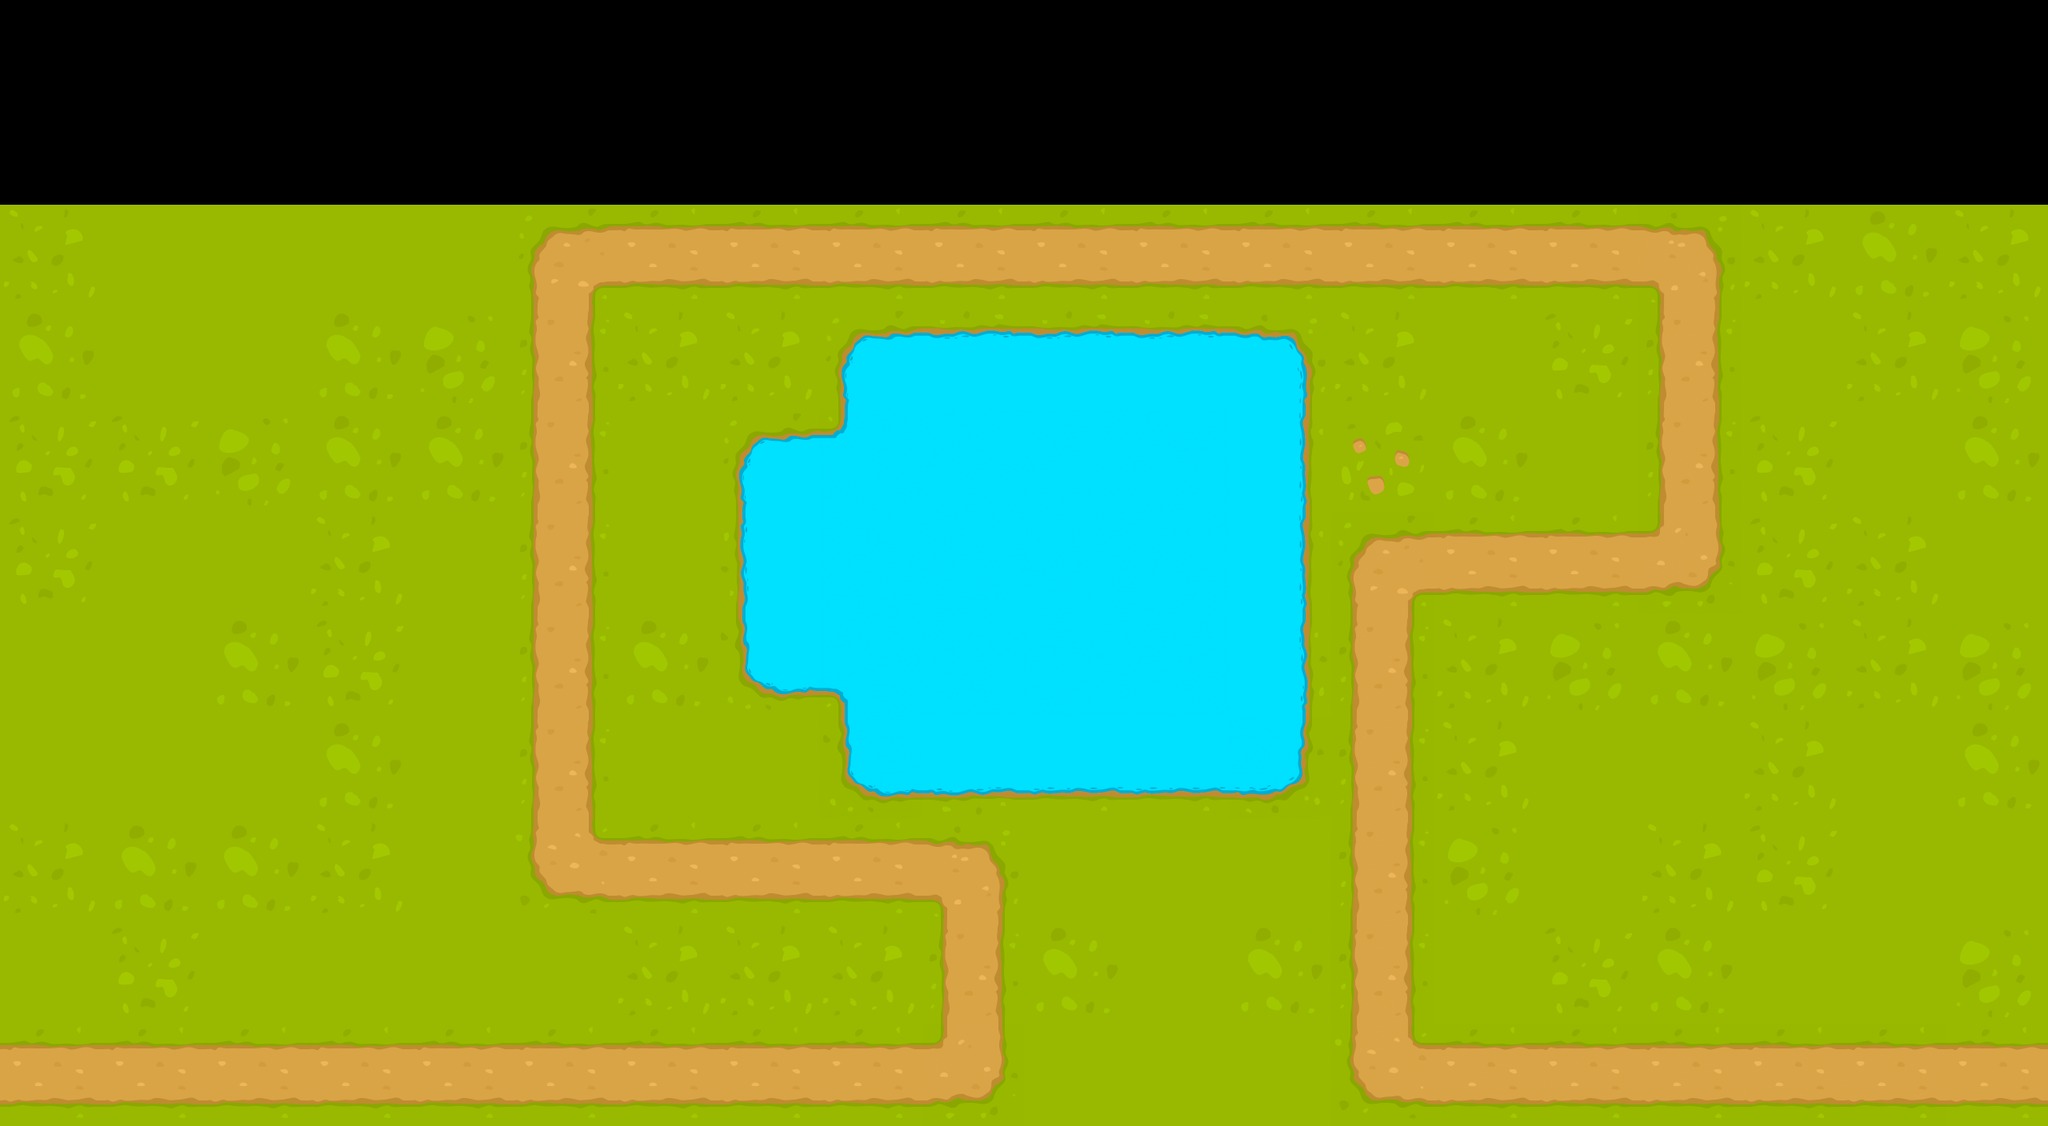

A 2D game scene composited from a Tiled map and its tileset images. What follows is a short description and the map's XML, with each tile layer's data collapsed to a summary:
An orthogonal 20x11 tile map with 128x128 px tiles, 3 tile layers (Ground, Objects, OverlayedObjects), 2 tilesets and 29 objects (14x TileCollisionCircle, 13x TileCollisionRectangle).

<map version="1.0" tiledversion="1.1.3" orientation="orthogonal" renderorder="right-down" width="20" height="11" tilewidth="128" tileheight="128" infinite="0" nextobjectid="79">
 <tileset firstgid="1" source="CombinedAssetsTileset.tsx" />
 <tileset firstgid="1025" source="CollisionShapesTilesets.tsx" />
 <layer name="Ground" width="20" height="11">
  <data>[220 cells, 180 non-empty, 27 distinct tile ids]</data>
 </layer>
 <layer name="Objects" width="20" height="11">
  <data>[220 cells, 22 non-empty, 19 distinct tile ids]</data>
 </layer>
 <layer name="OverlayedObjects" width="20" height="11">
  <data>[220 cells, 62 non-empty, 51 distinct tile ids]</data>
 </layer>
 <objectgroup name="Water">
  <object id="45" x="1052" y="534">
   <polyline points="0,0 16,-116 556,-112 570,436 34,456 -2,326 -104,318 -118,22 0,4 4,-2" />
  </object>
 </objectgroup>
 <objectgroup name="Pathing">
  <object id="1" x="-3.0303" y="1337.82">
   <polyline points="0,0 1212.12,12 1205.09,-240.485 718.061,-247.576 720,-1019.15 2118.12,-1016.18 2111.12,-640.515 1738.3,-632.303 1726.3,-1.9394 2593.14,-1.3485" />
  </object>
 </objectgroup>
 <objectgroup name="Collisions">
  <object id="2" type="TileCollisionCircle" gid="1026" x="120" y="1266" width="238" height="238">
   <properties>
    <property name="CircleInstanceRadius" type="float" value="119" />
   </properties>
  </object>
  <object id="7" type="TileCollisionCircle" gid="1026" x="-30" y="1260" width="128" height="128" />
  <object id="17" type="TileCollisionRectangle" gid="1025" x="1451.58" y="1177.09" width="194" height="66">
   <properties>
    <property name="AxisAlignedRectangleInstanceHeight" type="float" value="66" />
    <property name="AxisAlignedRectangleInstanceWidth" type="float" value="194" />
   </properties>
  </object>
  <object id="24" type="TileCollisionRectangle" gid="1025" x="-130.303" y="259.212" width="2809.27" height="128">
   <properties>
    <property name="AxisAlignedRectangleInstanceWidth" type="float" value="2809.27" />
    <property name="IsBarrier" type="bool" value="true" />
   </properties>
  </object>
  <object id="25" type="TileCollisionRectangle" gid="1025" x="-134" y="1514" width="2794" height="128">
   <properties>
    <property name="AxisAlignedRectangleInstanceWidth" type="float" value="2794" />
    <property name="IsBarrier" type="bool" value="true" />
   </properties>
  </object>
  <object id="28" type="TileCollisionRectangle" gid="1025" x="2316.64" y="1147.03" width="233.364" height="877.03">
   <properties>
    <property name="AxisAlignedRectangleInstanceHeight" type="float" value="880" />
    <property name="AxisAlignedRectangleInstanceWidth" type="float" value="212" />
   </properties>
  </object>
  <object id="29" type="TileCollisionCircle" gid="1026" x="1985.33" y="1060.67" width="300" height="300">
   <properties>
    <property name="Altitude" type="float" value="150" />
    <property name="CircleInstanceRadius" type="float" value="150" />
   </properties>
  </object>
  <object id="30" type="TileCollisionCircle" gid="1026" x="2222.67" y="560.667" width="128" height="128" />
  <object id="31" type="TileCollisionCircle" gid="1026" x="1356.55" y="877.576" width="345.455" height="357.576">
   <properties>
    <property name="Altitude" type="float" value="256" />
    <property name="CircleInstanceRadius" type="float" value="172" />
    <property name="ZHeight" type="float" value="132" />
   </properties>
  </object>
  <object id="35" type="TileCollisionRectangle" gid="1025" x="98" y="954" width="484" height="80">
   <properties>
    <property name="AxisAlignedRectangleInstanceHeight" type="float" value="80" />
    <property name="AxisAlignedRectangleInstanceWidth" type="float" value="484" />
   </properties>
  </object>
  <object id="38" type="TileCollisionCircle" gid="1026" x="10" y="506" width="256" height="256">
   <properties>
    <property name="Altitude" type="float" value="0" />
    <property name="CircleInstanceRadius" type="float" value="128" />
    <property name="ZHeight" type="float" value="132" />
   </properties>
  </object>
  <object id="40" type="TileCollisionRectangle" gid="1025" x="1302.91" y="1355.09" width="303" height="78">
   <properties>
    <property name="AxisAlignedRectangleInstanceHeight" type="float" value="78" />
    <property name="AxisAlignedRectangleInstanceWidth" type="float" value="303" />
   </properties>
  </object>
  <object id="41" type="TileCollisionRectangle" gid="1025" x="2234.67" y="805.64" width="70.6667" height="94.6667">
   <properties>
    <property name="AxisAlignedRectangleInstanceHeight" type="float" value="94.67" />
    <property name="AxisAlignedRectangleInstanceWidth" type="float" value="70.67" />
   </properties>
  </object>
  <object id="44" type="TileCollisionCircle" gid="1026" x="2094" y="1140" width="96" height="96">
   <properties>
    <property name="CircleInstanceRadius" type="float" value="48" />
   </properties>
  </object>
  <object id="60" type="TileCollisionRectangle" gid="1025" x="1428.94" y="1254.03" width="42" height="81">
   <properties>
    <property name="AxisAlignedRectangleInstanceHeight" type="float" value="81" />
    <property name="AxisAlignedRectangleInstanceWidth" type="float" value="42" />
   </properties>
  </object>
  <object id="61" type="TileCollisionRectangle" gid="1025" x="598.515" y="1275" width="353.152" height="62">
   <properties>
    <property name="AxisAlignedRectangleInstanceHeight" type="float" value="62" />
    <property name="AxisAlignedRectangleInstanceWidth" type="float" value="353" />
   </properties>
  </object>
  <object id="62" type="TileCollisionRectangle" gid="1025" x="201" y="813.273" width="174" height="64">
   <properties>
    <property name="AxisAlignedRectangleInstanceHeight" type="float" value="64" />
    <property name="AxisAlignedRectangleInstanceWidth" type="float" value="174" />
   </properties>
  </object>
  <object id="63" type="TileCollisionCircle" gid="1026" x="830" y="480" width="96" height="96">
   <properties>
    <property name="CircleInstanceRadius" type="float" value="48" />
   </properties>
  </object>
  <object id="64" type="TileCollisionCircle" gid="1026" x="962" y="474" width="54" height="54">
   <properties>
    <property name="CircleInstanceRadius" type="float" value="27" />
   </properties>
  </object>
  <object id="66" type="TileCollisionCircle" gid="1026" x="314" y="609" width="96" height="96">
   <properties>
    <property name="CircleInstanceRadius" type="float" value="48" />
   </properties>
  </object>
  <object id="67" type="TileCollisionCircle" gid="1026" x="448" y="599" width="64" height="64">
   <properties>
    <property name="CircleInstanceRadius" type="float" value="32" />
   </properties>
  </object>
  <object id="69" type="TileCollisionCircle" gid="1026" x="586.5" y="1171.5" width="128" height="128">
   <properties>
    <property name="Altitude" type="float" value="64" />
    <property name="CircleInstanceRadius" type="float" value="64" />
   </properties>
  </object>
  <object id="70" type="TileCollisionCircle" gid="1026" x="711.5" y="1168.5" width="128" height="128">
   <properties>
    <property name="Altitude" type="float" value="64" />
    <property name="CircleInstanceRadius" type="float" value="64" />
   </properties>
  </object>
  <object id="71" type="TileCollisionCircle" gid="1026" x="841.5" y="1168.5" width="128" height="128">
   <properties>
    <property name="Altitude" type="float" value="64" />
    <property name="CircleInstanceRadius" type="float" value="64" />
   </properties>
  </object>
  <object id="76" type="TileCollisionRectangle" gid="1025" x="171.485" y="1323.73" width="64" height="66">
   <properties>
    <property name="AxisAlignedRectangleInstanceHeight" type="float" value="66" />
    <property name="AxisAlignedRectangleInstanceWidth" type="float" value="64" />
   </properties>
  </object>
  </objectgroup>
</map>
<!-- 2 of 29 objects omitted -->
